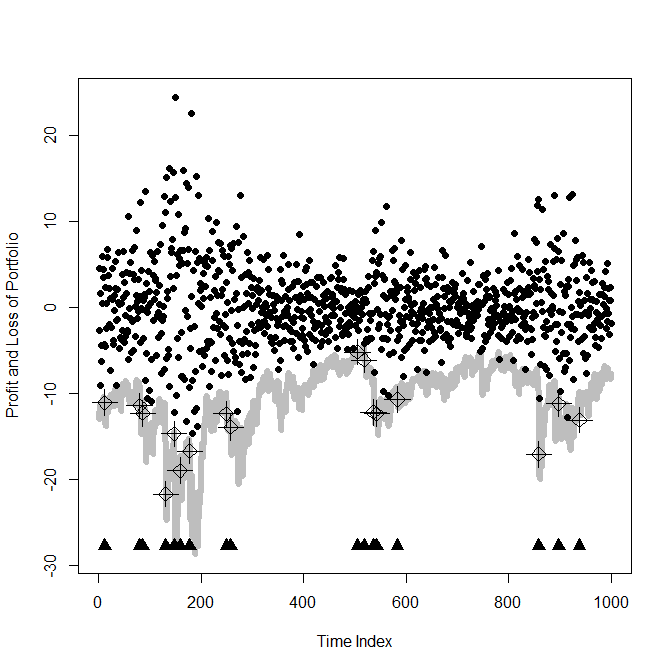

Reproduce this figure in R.
############################# computation of VaR using HAC-Frank copula
rm(list = ls(all = TRUE))
graphics.off()

# please set working directory setwd('C:/...') setwd('~/...') #
# linux/mac os setwd('/Users/...') # windows

libraries = c("HAC", "CDVine", "fGarch", "foreach", "doParallel", "copula")
lapply(libraries, function(x) if (!(x %in% installed.packages())) {
    install.packages(x)
})
lapply(libraries, library, quietly = TRUE, character.only = TRUE)

############################# set up
eps1                = read.csv("eps1.csv")
sp.126              = read.csv("sp126.csv", header = T)[, -c(1, 2)]
p1                  = sp.126[-1, ]
p2                  = sp.126[-length(sp.126[, 1]), ]
l.r                 = 100 * log(p1/p2)
r                   = l.r
r1                  = r[, -c(1)]
r2                  = r1
dims                = 5
attach(r2)
r2                  = data.frame(cbind(AVB, EQR, TXN, ADI, LLY))
M                   = 1000
backtestNr          = 1000
VaR                 = matrix(NA, backtestNr, 4)
slidingWindowLength = 300
eps                 = matrix(NA, backtestNr, dim(r2)[2])
colnames(eps)       = colnames(r2)
eps1                = data.frame()
dat                 = eps1
paraMat             = list()
para                = matrix(NA, dims, 4)
sigma               = matrix(NA, backtestNr, dims)

############################# estimation GARCH parameter
cl     = makeCluster(37)
registerDoParallel(cl)
getDoParWorkers()
dat    = r2
datMat = list()

for (i in 1:backtestNr) {
    datMat[[i]] = dat[c(i:(i + (slidingWindowLength - 1))), 1:dims]
}
lengthPara  = 4
lengthEps1  = slidingWindowLength
lengthSigma = slidingWindowLength

objFun = function(dMat) {
    paraComb = list()
    library(fGarch)
    for (i in 1:dims) {
        fit           = garchFit(~garch(1, 1), data = dMat[[i]], trace = F)
        eps1.loop     = fit@residuals/fit@sigma.t
        para.loop     = fit@fit$coef
        sigma.loop    = fit@sigma.t
        lengthPara    = length(para.loop)
        paraComb[[i]] = c(para.loop, sigma.loop, eps1.loop)
    }
    return(paraComb)
}
resultD = foreach(dMat = datMat) %dopar% objFun(dMat)
stopCluster(cl)

############################# estimation of copula parameter
lengthPara  = 4 
lengthEps1  = slidingWindowLength  
lengthSigma = slidingWindowLength
totalLength = lengthPara + lengthEps1 + lengthSigma
epsComb     = list()
for (i in 1:backtestNr) {
    k            = pobs(as.data.frame(resultD[[i]]))
    epsComb[[i]] = k[-(1:(lengthPara + lengthEps1)), ] 
    
}
datMatEps = epsComb  

objFun = function(dMat) {
    library(HAC)
    colnames(dMat) = c("AVB", "EQR", "TXN", "ADI", "LLY")
    head(dMat)
    tree           = list(list(list("TXN", "ADI", 2.35), list("AVB", "EQR", 3.25), 
                          1.45), "LLY", 1.44)
    model          = hac(type = 5, tree = tree)
    result         = estimate.copula(dMat, hac = model, margins = "norm")  
    result
    plot(result, circles = 0.3, index = TRUE, l = 1.7)
    paraHAC        = get.params(result)
    paraHAC
    return(paraHAC)
}

ptm = proc.time()
cl  = makeCluster(37)
registerDoParallel(cl)  
getDoParWorkers()
resultDcopPara = foreach(dMat = datMatEps, .combine = "rbind") %dopar% 
                         objFun(dMat) 
stopCluster(cl)

############################# VaR computation
spread.real = read.csv("sp126.csv", header = T)[, -c(1:2)]  
attach(spread.real)
spread.real = data.frame(cbind(AVB, EQR, TXN, ADI, LLY))
S           = rowSums(spread.real)
S1          = S[-1]
S2          = S[-length(S)]
S3          = S2 - S1  
L.real      = S3[301:(300 + backtestNr)]
lengthPara  = 4  
lengthEps1  = slidingWindowLength  
lengthSigma = slidingWindowLength
totalLength = lengthPara + lengthEps1 + lengthSigma
para.vec    = resultDcopPara  
VaR         = matrix(NA, backtestNr, 4) 
datMatIndex = c(1:backtestNr)
objFunVaR   = function(dMat) {
    i                = dMat  
    library(HAC)
    para.EmployedHAC = para.vec[i, ]
    tree             = list(list(list("AVB", "EQR", para.EmployedHAC[4]), list("TXN", 
                            "ADI", para.EmployedHAC[3]), para.EmployedHAC[2]), "LLY", para.EmployedHAC[1])
    model            = hac(type = 5, tree = tree) 
    model
    u                = rHAC(M, model)
    u                = qnorm(u)  
    head(u)
    k                = as.data.frame(resultD[[i]])  
    k1               = k[c(1:lengthPara, lengthPara + lengthEps1, totalLength), ]  
    h                = sqrt(k1[2, ] + k1[3, ] * k1[lengthPara + 1, ]^2 * k1[lengthPara + 
                            2, ]^2 + k1[4, ] * k1[lengthPara + 1, ]^2)  
    k2               = matrix(NA, M, dims)
    k3               = matrix(NA, M, dims)
    k2[1, ]          = as.matrix(k1[1, ])  
    mu.t             = k2[rep(1, M), ]  
    k3[1, ]          = as.matrix(k1[lengthPara + 1, ])  
    sig.t            = k3[rep(1, M), ]  
    R                = mu.t + sig.t * u  
    spread           = spread.real 
    s1               = spread[i + (slidingWindowLength), ]     
    st               = data.frame(matrix(NA, M, dims))  
    st[1, ]          = s1
    st               = st[rep(1, M), ]
    L.sim            = matrix(NA, M, 1) 
    L.sim            = rowSums(st * (exp(0.01 * R) - 1))
    VaRt1005         = quantile(L.sim, 0.05)
    VaRt1001         = quantile(L.sim, 0.01)
    VaRt10005        = quantile(L.sim, 0.005)
    VaRt10001        = quantile(L.sim, 0.001)
    VaRt             = c(VaRt1005, VaRt1001, VaRt10005, VaRt10001)
    head(VaRt)
    return(VaRt)
}

cl         = makeCluster(37)
registerDoParallel(cl)  
getDoParWorkers()
resultVaR  = foreach(dMat = datMatIndex, .combine = "rbind") %dopar% objFunVaR(dMat)  
stopCluster(cl)
head(resultVaR)  
VaR        = resultVaR
resultComb = data.frame(L.real, VaR)


############################# exceeding ratio
Exceeding_Ratio = numeric(4)
for (alpha in 2:5) {
    nullVector = rep(0, backtestNr)
    for (i in 1:length(resultComb[, alpha])) {
        if (resultComb[, 1][i] < resultComb[, alpha][i]) {
            nullVector[i] = 1
        } else {
            nullVector[i] = 0
        }
    }
    Exceeding_Ratio[alpha] = sum(nullVector)/backtestNr
}
Exceeding_Ratio

############################# plot of VaR and quantile = 0.001
alpha           = 5
ptForPlot       = c(min(resultComb[, 1]), min(resultComb[, 2]), min(resultComb[, 
                  3]), min(resultComb[, 4]), min(resultComb[, 5]))
lowPt           = min(ptForPlot)
upPt            = max(resultComb[, 1])
Portfolio_Value = seq(lowPt, upPt, length.out = length(resultComb[, 1]))
Time_Index      = 1:length(seq(lowPt, upPt, length.out = length(resultComb[, 
                  1])))
plot(Time_Index, 
     Portfolio_Value, 
     col   = "white", 
     pch   = 19, 
     cex   = 0.5, 
     xlab  = "Time Index", 
     ylab  = "Profit and Loss of Portfolio")
lines(resultComb[, alpha], col = "gray", lwd = 6)

for (i in 1:length(resultComb[, alpha])) {
    if (resultComb[, 1][i] < resultComb[, alpha][i]) {
        points(i, lowPt + 1, col = "black", pch = 17, cex = 1.5)  
        points(i, resultComb[, 1][i], 
               col = "black", 
               pch = 3, 
               cex = 2.5, 
               lwd = 1)  
        points(i, resultComb[, 1][i], 
               col = "black", 
               pch = 5, 
               cex = 1.5, 
               lwd = 1) 
    } else {
        points(i, resultComb[, 1][i], 
               col = "black", 
               pch = 19, 
               cex = 1) 
    }
}
